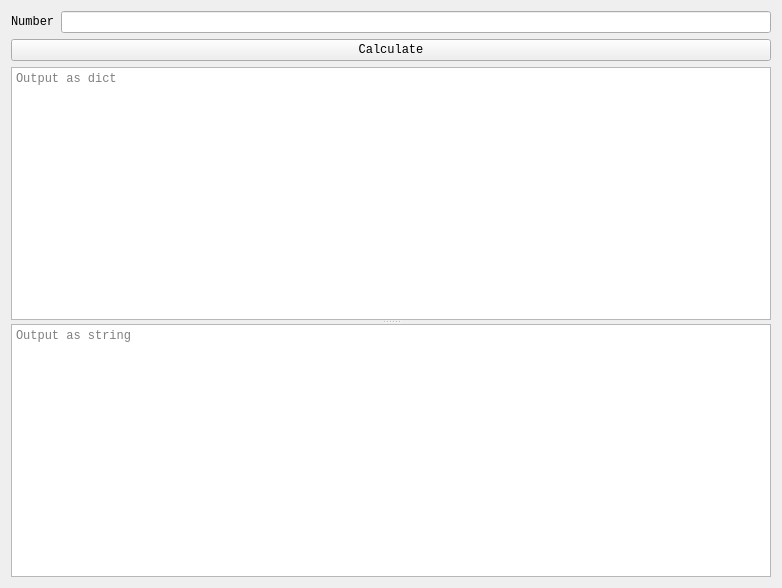
<?xml version="1.0" encoding="UTF-8"?>
<ui version="4.0">
 <class>Form</class>
 <widget class="QWidget" name="Form">
  <property name="geometry">
   <rect>
    <x>0</x>
    <y>0</y>
    <width>782</width>
    <height>588</height>
   </rect>
  </property>
  <property name="font">
   <font>
    <family>Courier New</family>
   </font>
  </property>
  <property name="windowTitle">
   <string>Form</string>
  </property>
  <layout class="QVBoxLayout" name="verticalLayout">
   <item>
    <layout class="QHBoxLayout" name="horizontalLayout">
     <item>
      <widget class="QLabel" name="label">
       <property name="maximumSize">
        <size>
         <width>45</width>
         <height>16777215</height>
        </size>
       </property>
       <property name="toolTip">
        <string>Number to prime factorize</string>
       </property>
       <property name="text">
        <string>Number</string>
       </property>
      </widget>
     </item>
     <item>
      <widget class="QLineEdit" name="PfInput"/>
     </item>
    </layout>
   </item>
   <item>
    <widget class="QPushButton" name="PfCalc">
     <property name="toolTip">
      <string>Factorize number</string>
     </property>
     <property name="text">
      <string>Calculate</string>
     </property>
    </widget>
   </item>
   <item>
    <widget class="QSplitter" name="splitter">
     <property name="orientation">
      <enum>Qt::Vertical</enum>
     </property>
     <property name="childrenCollapsible">
      <bool>false</bool>
     </property>
     <widget class="QTextBrowser" name="PfOut">
      <property name="toolTip">
       <string>Output as dict; base as key and exponent as value</string>
      </property>
      <property name="lineWrapMode">
       <enum>QTextEdit::NoWrap</enum>
      </property>
      <property name="placeholderText">
       <string>Output as dict</string>
      </property>
     </widget>
     <widget class="QTextBrowser" name="PfApprox">
      <property name="toolTip">
       <string>Output as string; (a**b)</string>
      </property>
      <property name="lineWrapMode">
       <enum>QTextEdit::NoWrap</enum>
      </property>
      <property name="placeholderText">
       <string>Output as string</string>
      </property>
     </widget>
    </widget>
   </item>
  </layout>
 </widget>
 <resources/>
 <connections/>
</ui>
